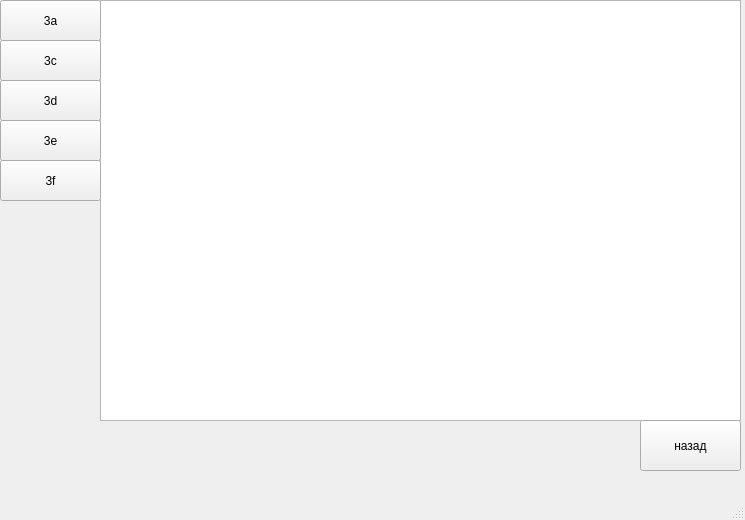
<?xml version="1.0" encoding="UTF-8"?>
<ui version="4.0">
 <class>taskWindow</class>
 <widget class="QMainWindow" name="taskWindow">
  <property name="geometry">
   <rect>
    <x>0</x>
    <y>0</y>
    <width>745</width>
    <height>520</height>
   </rect>
  </property>
  <property name="windowTitle">
   <string>MainWindow</string>
  </property>
  <widget class="QWidget" name="centralwidget">
   <widget class="QTableWidget" name="tableWidget">
    <property name="geometry">
     <rect>
      <x>100</x>
      <y>0</y>
      <width>641</width>
      <height>421</height>
     </rect>
    </property>
   </widget>
   <widget class="QPushButton" name="backButton">
    <property name="geometry">
     <rect>
      <x>640</x>
      <y>420</y>
      <width>101</width>
      <height>51</height>
     </rect>
    </property>
    <property name="text">
     <string>назад</string>
    </property>
   </widget>
   <widget class="QPushButton" name="task3aButton">
    <property name="geometry">
     <rect>
      <x>0</x>
      <y>0</y>
      <width>101</width>
      <height>41</height>
     </rect>
    </property>
    <property name="text">
     <string>3a</string>
    </property>
   </widget>
   <widget class="QPushButton" name="task3fButton">
    <property name="geometry">
     <rect>
      <x>0</x>
      <y>160</y>
      <width>101</width>
      <height>41</height>
     </rect>
    </property>
    <property name="text">
     <string>3f</string>
    </property>
   </widget>
   <widget class="QPushButton" name="task3eButton">
    <property name="geometry">
     <rect>
      <x>0</x>
      <y>120</y>
      <width>101</width>
      <height>41</height>
     </rect>
    </property>
    <property name="text">
     <string>3e</string>
    </property>
   </widget>
   <widget class="QPushButton" name="task3dButton">
    <property name="geometry">
     <rect>
      <x>0</x>
      <y>80</y>
      <width>101</width>
      <height>41</height>
     </rect>
    </property>
    <property name="text">
     <string>3d</string>
    </property>
   </widget>
   <widget class="QPushButton" name="task3cButton">
    <property name="geometry">
     <rect>
      <x>0</x>
      <y>40</y>
      <width>101</width>
      <height>41</height>
     </rect>
    </property>
    <property name="text">
     <string>3c</string>
    </property>
   </widget>
  </widget>
  <widget class="QMenuBar" name="menubar">
   <property name="geometry">
    <rect>
     <x>0</x>
     <y>0</y>
     <width>745</width>
     <height>21</height>
    </rect>
   </property>
  </widget>
  <widget class="QStatusBar" name="statusbar"/>
 </widget>
 <resources/>
 <connections/>
</ui>
